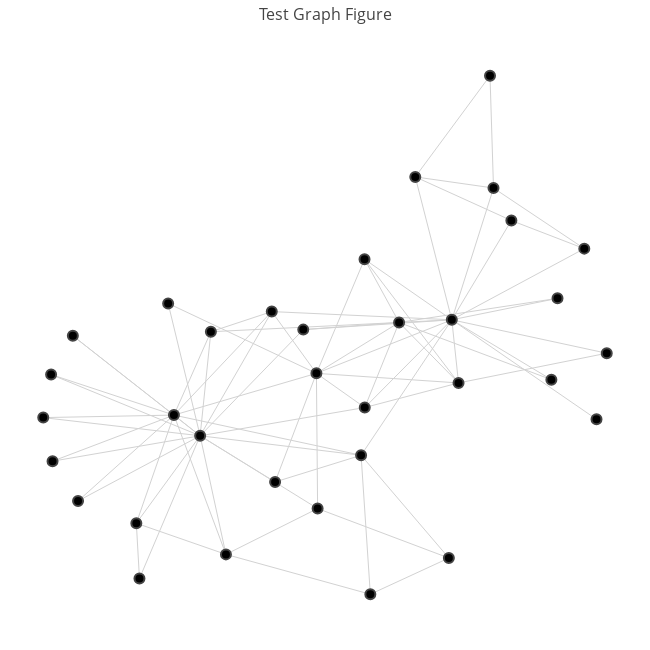

Notebook code cell kept with this figure:
### Code cell
iplot(nf)

### Figure 1 — Plotly figure (JSON) as saved in the notebook; plotly's stock layout.template omitted (floating-point values rounded to 4 significant figures; data arrays with more than 128 entries replaced by an {"elided": "..."} marker saying what was removed)
{"data": [{"hoverinfo": "none", "line": {"color": "rgb(210,210,210)", "width": 1}, "mode": "lines", "type": "scatter", "x": {"elided": "234 float values"}, "y": {"elided": "234 float values"}}, {"hoverinfo": "text", "marker": {"color": [], "colorbar": {"thickness": 15, "title": "Test Graph Figure", "titleside": "right", "xanchor": "left"}, "colorscale": "Jet", "line": {"width": 2}, "reversescale": true, "showscale": false, "size": 10}, "mode": "markers", "showlegend": true, "text": [], "type": "scatter", "x": [-4.038, -4.44, -5.072, -3.986, -3.026, -4.317, -3.719, -4.704, -5.413, -6.204, -3.583, -2.932, -2.854, -4.703, -6.932, -7.087, -3.746, -3.23, -6.893, -5.172, -7.098, -3.277, -7.158, -5.763, -4.06, -4.66, -6.423, -5.063, -5.387, -6.447, -5.878, -4.731, -6.16, -5.96], "y": [-1.338, -1.364, -1.851, -1.943, -0.6566, 0.03038, -0.07618, -0.7581, -1.26, -1.181, -0.3874, -2.291, -1.659, -2.179, -1.491, -2.693, 0.9992, -1.133, -3.073, -1.432, -1.863, -1.912, -2.275, -3.585, -3.62, -3.967, -3.816, -3.146, -2.891, -3.287, -1.453, -2.636, -2.251, -2.449]}], "layout": {"annotations": [{"showarrow": false, "text": "", "x": 0.005, "xref": "paper", "y": -0.002, "yref": "paper"}], "height": 650, "hovermode": "closest", "margin": {"b": 20, "l": 5, "r": 5, "t": 40}, "showlegend": false, "title": "Test Graph Figure", "titlefont": {"size": 16}, "width": 650, "xaxis": {"showgrid": false, "showticklabels": false, "zeroline": false}, "yaxis": {"showgrid": false, "showticklabels": false, "zeroline": false}}}
